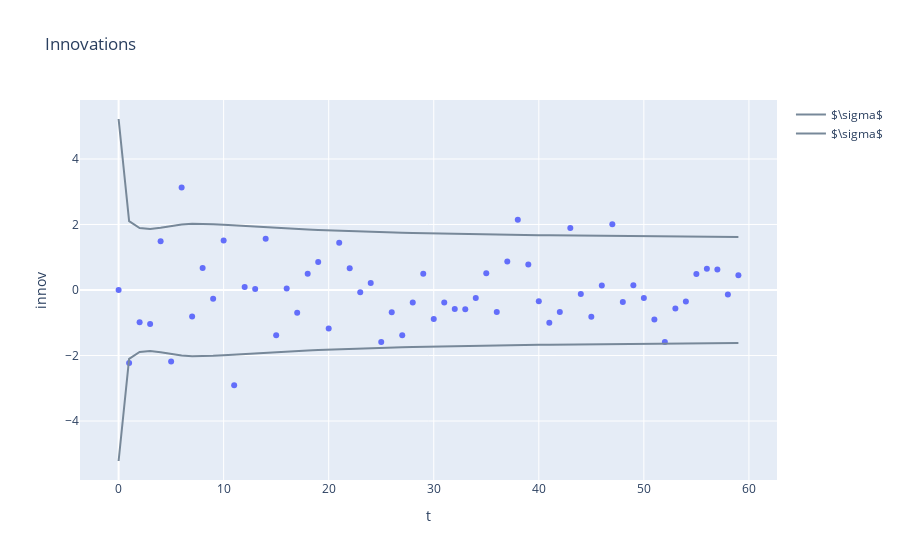

The cell this chart's notebook holds for it:
### Markdown cell above
# Another view of the Kalman Filter Performance

We use the innovation sequence, $y$ and the innovation covariance, $S$

* The sequence should appear random, like a white noise sequence
* $+-\sigma$ should bound approximately 68% of the innovations
* Very useful when no truth model is available

### Code cell
dfi = pd.DataFrame({'t':t,'innov':innov[:,0],'innovP':innovP[:,0]})
fig = px.scatter(dfi, x='t',y = 'innov', title='Innovations')

fig.add_trace(go.Scatter(name='$\sigma$', x=dfi['t'], y= +dfi['innovP'], marker = dict( color = 'LightSlateGrey')))
fig.add_trace(go.Scatter(name='$\sigma$', x=dfi['t'], y= -dfi['innovP'], marker = dict( color = 'LightSlateGrey')))


fig.show()

### Figure 1 — Plotly figure (JSON) as saved in the notebook; plotly's stock layout.template omitted (floating-point values rounded to 4 significant figures)
{"data": [{"hovertemplate": "t=%{x}<br>innov=%{y}<extra></extra>", "legendgroup": "", "marker": {"color": "#636efa", "symbol": "circle"}, "mode": "markers", "name": "", "orientation": "v", "showlegend": false, "type": "scatter", "x": [0, 1, 2, 3, 4, 5, 6, 7, 8, 9, 10, 11, 12, 13, 14, 15, 16, 17, 18, 19, 20, 21, 22, 23, 24, 25, 26, 27, 28, 29, 30, 31, 32, 33, 34, 35, 36, 37, 38, 39, 40, 41, 42, 43, 44, 45, 46, 47, 48, 49, 50, 51, 52, 53, 54, 55, 56, 57, 58, 59], "xaxis": "x", "y": [0, -2.226, -0.9845, -1.041, 1.486, -2.18, 3.133, -0.8096, 0.6692, -0.2652, 1.514, -2.908, 0.09405, 0.02731, 1.563, -1.383, 0.04781, -0.6952, 0.4943, 0.8573, -1.177, 1.443, 0.6621, -0.06688, 0.2158, -1.586, -0.6794, -1.384, -0.379, 0.4989, -0.8853, -0.383, -0.5809, -0.5857, -0.244, 0.5108, -0.6743, 0.8692, 2.144, 0.7748, -0.3442, -0.9978, -0.6739, 1.896, -0.1232, -0.8165, 0.1399, 2.006, -0.3646, 0.1483, -0.2419, -0.9025, -1.587, -0.5661, -0.3526, 0.4859, 0.6503, 0.6244, -0.1408, 0.4494], "yaxis": "y"}, {"marker": {"color": "LightSlateGrey"}, "name": "$\\sigma$", "type": "scatter", "x": [0, 1, 2, 3, 4, 5, 6, 7, 8, 9, 10, 11, 12, 13, 14, 15, 16, 17, 18, 19, 20, 21, 22, 23, 24, 25, 26, 27, 28, 29, 30, 31, 32, 33, 34, 35, 36, 37, 38, 39, 40, 41, 42, 43, 44, 45, 46, 47, 48, 49, 50, 51, 52, 53, 54, 55, 56, 57, 58, 59], "y": [5.22, 2.102, 1.893, 1.865, 1.902, 1.959, 2.003, 2.022, 2.021, 2.008, 1.989, 1.969, 1.949, 1.93, 1.911, 1.894, 1.878, 1.863, 1.848, 1.835, 1.822, 1.81, 1.798, 1.788, 1.777, 1.768, 1.759, 1.75, 1.742, 1.734, 1.727, 1.72, 1.714, 1.708, 1.702, 1.696, 1.691, 1.686, 1.681, 1.677, 1.672, 1.668, 1.664, 1.661, 1.657, 1.653, 1.65, 1.647, 1.644, 1.641, 1.638, 1.635, 1.633, 1.63, 1.628, 1.626, 1.623, 1.621, 1.619, 1.617]}, {"marker": {"color": "LightSlateGrey"}, "name": "$\\sigma$", "type": "scatter", "x": [0, 1, 2, 3, 4, 5, 6, 7, 8, 9, 10, 11, 12, 13, 14, 15, 16, 17, 18, 19, 20, 21, 22, 23, 24, 25, 26, 27, 28, 29, 30, 31, 32, 33, 34, 35, 36, 37, 38, 39, 40, 41, 42, 43, 44, 45, 46, 47, 48, 49, 50, 51, 52, 53, 54, 55, 56, 57, 58, 59], "y": [-5.22, -2.102, -1.893, -1.865, -1.902, -1.959, -2.003, -2.022, -2.021, -2.008, -1.989, -1.969, -1.949, -1.93, -1.911, -1.894, -1.878, -1.863, -1.848, -1.835, -1.822, -1.81, -1.798, -1.788, -1.777, -1.768, -1.759, -1.75, -1.742, -1.734, -1.727, -1.72, -1.714, -1.708, -1.702, -1.696, -1.691, -1.686, -1.681, -1.677, -1.672, -1.668, -1.664, -1.661, -1.657, -1.653, -1.65, -1.647, -1.644, -1.641, -1.638, -1.635, -1.633, -1.63, -1.628, -1.626, -1.623, -1.621, -1.619, -1.617]}], "layout": {"legend": {"tracegroupgap": 0}, "title": {"text": "Innovations"}, "xaxis": {"anchor": "y", "domain": [0, 1], "title": {"text": "t"}}, "yaxis": {"anchor": "x", "domain": [0, 1], "title": {"text": "innov"}}}}
